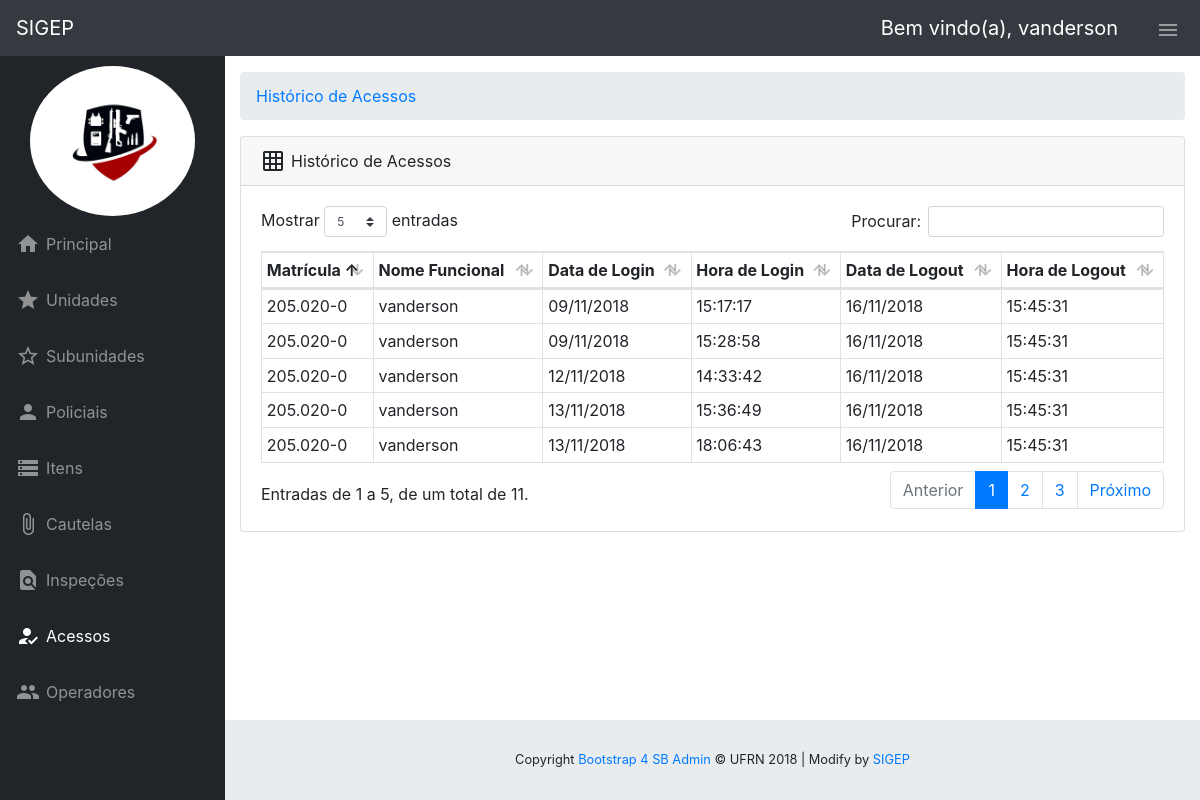
Page /view/LogAcessoView.php (signed in) on the committed database.
### tables this page shows
CREATE TABLE `logacesso` (
    `id` int auto_increment not null,
    `matricula` VARCHAR(255),
    `nomedoacesso` VARCHAR(255),
    `horalogin` VARCHAR(255),
    `horalogout` VARCHAR(255),
    `datalogin` VARCHAR(255),
    `datalogout` VARCHAR(255),
    PRIMARY KEY (`id`)
);

### DAO/Conexao.php (called while the page is built, shortened)
<?php
class conexao {
    public function conecta() {
        $host = "localhost";
        $user = "root";
        $pass = "";
        $dtbs = "sigep";
        $port = "3306";
        $conn = new mysqli($host, $user, $pass, $dtbs, $port);
        $conn->set_charset("utf8");
        return $conn;
    }
}

### controller/LogAcessoController.php (called while the page is built, shortened)
<?php
include_once '../DAO/LogAcessoDao.php';
include_once '../DAO/Conexao.php';
class LogAcessoController {
    public function listaLogs() {
        $conexao = new conexao();
        $LogAcessoDao = new LogAcessoDao();
        $LogAcessoDao->lista($conexao);
    }
}

### DAO/LogAcessoDao.php (the view, shortened to what this page needs)
<?php
class LogAcessoDao
{
    public function lista(conexao $conn)
    {
        $query = "SELECT matricula, nomedoacesso, horalogin, horalogout, datalogin, datalogout from logacesso";
        $result = mysqli_query($conn->conecta(), $query);
        if (mysqli_num_rows($result) > 0) {
            while ($row = mysqli_fetch_assoc($result)) {
                echo '<tr>';
                echo '<td>' . $row["matricula"] . '</td>';
                echo '<td>' . $row["nomedoacesso"] . '</td>';
                echo '<td>' . $row["datalogin"] . '</td>';
                echo '<td>' . $row["horalogin"] . '</td>';
                echo '<td>' . $row["datalogout"] . '</td>';
                echo '<td>' . $row["horalogout"] . '</td>';
                        }
        } else {
            echo "0 results";
        }
    }
}

### css/sb-admin.css (style rules this page uses)
html { position: relative; min-height: 100%; }
body { height: 100%; }
:root { --input-padding-x: 0.75rem; --input-padding-y: 0.75rem; }
footer.sticky-footer { display: -webkit-box; display: -ms-flexbox; display: flex; position: absolute; right: 0; bottom: 0; width: calc(100% - 90px); height: 80px; background-color: #e9ecef; }
footer.sticky-footer .copyright { line-height: 1; font-size: 0.8rem; }
@media (min-width: 768px) { footer.sticky-footer { width: calc(100% - 225px); } }

### rows in the picture
logacesso: matricula "205.020-0", nomedoacesso "vanderson", datalogin "09/11/2018", horalogin "15:17:17", datalogout "16/11/2018", horalogout "15:45:31"
logacesso: matricula "205.020-0", nomedoacesso "vanderson", datalogin "09/11/2018", horalogin "15:28:58", datalogout "16/11/2018", horalogout "15:45:31"
logacesso: matricula "205.020-0", nomedoacesso "vanderson", datalogin "12/11/2018", horalogin "14:33:42", datalogout "16/11/2018", horalogout "15:45:31"
logacesso: matricula "205.020-0", nomedoacesso "vanderson", datalogin "13/11/2018", horalogin "15:36:49", datalogout "16/11/2018", horalogout "15:45:31"
logacesso: matricula "205.020-0", nomedoacesso "vanderson", datalogin "13/11/2018", horalogin "18:06:43", datalogout "16/11/2018", horalogout "15:45:31"

### other values in the picture
$_SESSION['nome_funcional'] "vanderson"
